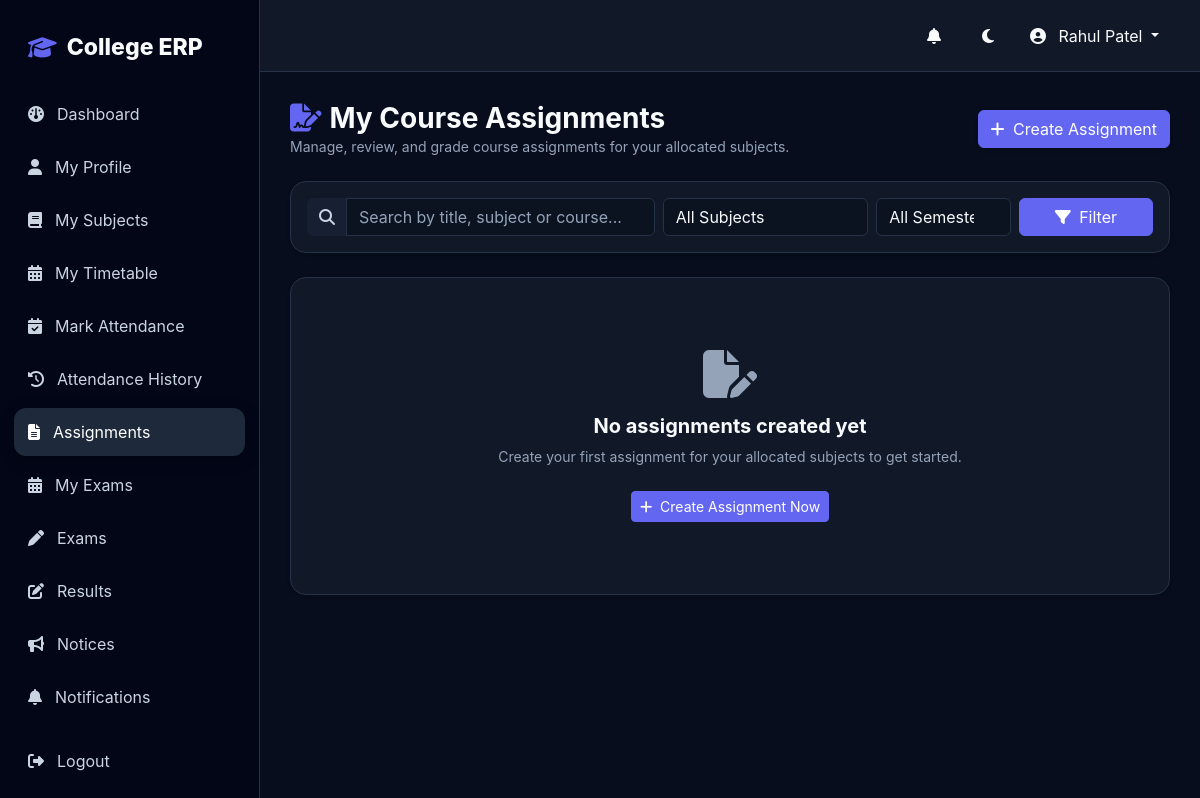
/assignments/faculty-assignments/ (signed in), run on an earlier commit of the app's database.
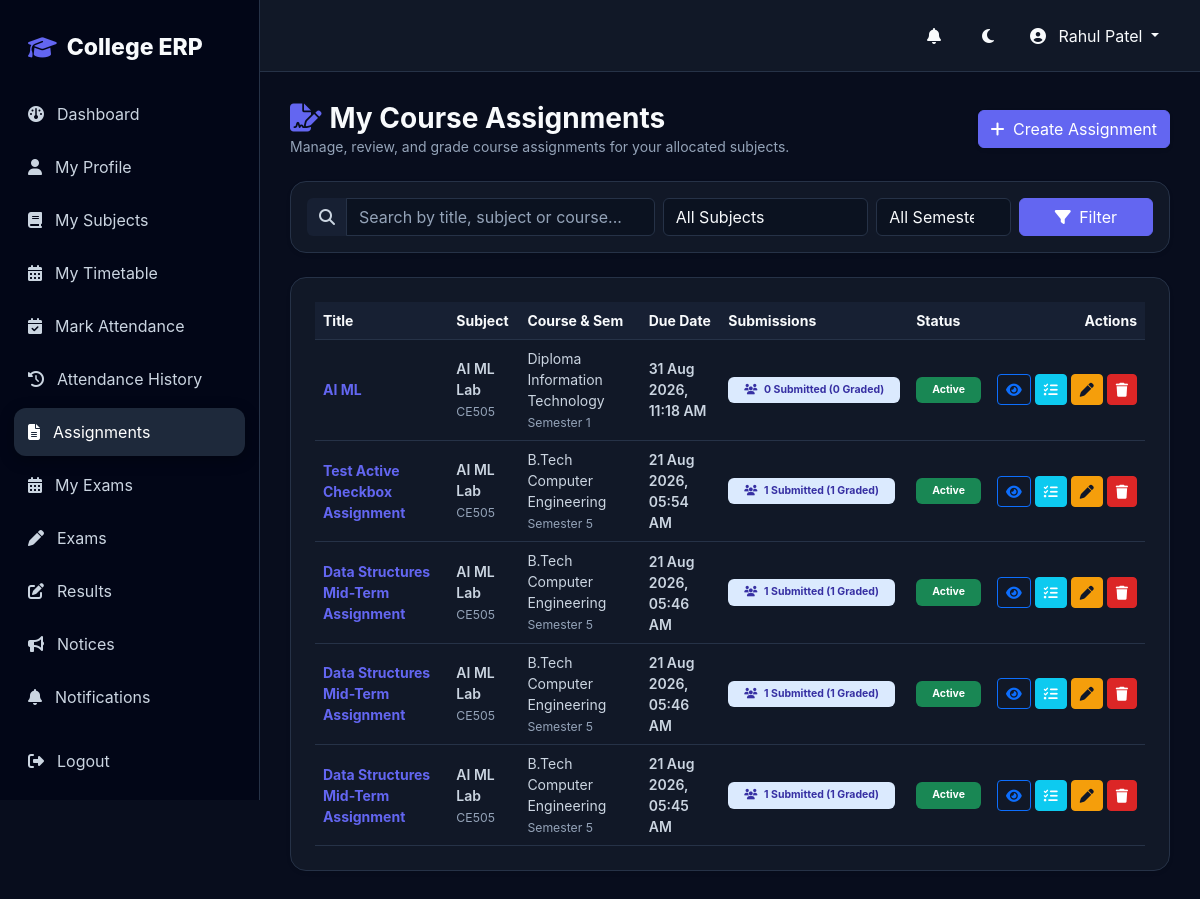
And on a later commit of the database.
### assignments/models.py (models this page shows, shortened)
class Assignment(models.Model):
    title = models.CharField(max_length=200)
    description = models.TextField(blank=True)
    subject = models.ForeignKey(
        "academics.Subject",
        on_delete=models.PROTECT,
        related_name="assignments"
    )
    faculty = models.ForeignKey(
        "faculty.Faculty",
        on_delete=models.PROTECT,
        related_name="assignments"
    )
    course = models.ForeignKey(
        "academics.Course",
        on_delete=models.PROTECT,
        related_name="assignments"
    )
    semester = models.ForeignKey(
        "academics.Semester",
        on_delete=models.PROTECT,
        related_name="assignments"
    )
    academic_year = models.ForeignKey(
        "academics.AcademicYear",
        on_delete=models.PROTECT,
        related_name="assignments"
    )
    attachment = models.FileField(
        upload_to="assignments/",
        blank=True,
        null=True
    )
    assigned_date = models.DateField(default=timezone.now)
    due_date = models.DateTimeField()
    max_marks = models.DecimalField(
        max_digits=6,
        decimal_places=2,
        default=100.00
    )
    is_active = models.BooleanField(default=True)
    created_at = models.DateTimeField(auto_now_add=True)
    updated_at = models.DateTimeField(auto_now=True)
    class Meta:
        ordering = ["-due_date", "-created_at"]
    @property
    def is_overdue(self):
        return timezone.now() > self.due_date

### academics/models.py (models this page shows, shortened)
class Subject(models.Model):
    SUBJECT_TYPES = [
        ("THEORY", "Theory"),
        ("PRACTICAL", "Practical"),
        ("LAB", "Lab"),
    ]
    course = models.ForeignKey(
        Course,
        on_delete=models.CASCADE,
        related_name="subjects"
    )
    semester = models.ForeignKey(
        Semester,
        on_delete=models.CASCADE,
        related_name="subjects"
    )
    name = models.CharField(max_length=150)
    code = models.CharField(max_length=30, unique=True)
    credits = models.PositiveIntegerField(default=3)
    subject_type = models.CharField(
        max_length=20,
        choices=SUBJECT_TYPES,
        default="THEORY"
    )
    is_active = models.BooleanField(default=True)
    class Meta:
        ordering = ["name"]

class Course(models.Model):
    department = models.ForeignKey(
        Department,
        on_delete=models.CASCADE,
        related_name="courses"
    )
    name = models.CharField(max_length=150)
    code = models.CharField(max_length=30, unique=True)
    duration_years = models.PositiveIntegerField(default=4)
    description = models.TextField(blank=True)
    is_active = models.BooleanField(default=True)
    class Meta:
        ordering = ["name"]

class Semester(models.Model):
    name = models.CharField(max_length=50)
    number = models.PositiveIntegerField()
    is_active = models.BooleanField(default=False)
    class Meta:
        ordering = ["number"]

### assignments/views.py (the view)
# urls.py: path("faculty-assignments/", faculty_assignments, name="faculty_assignments"),
@login_required
def faculty_assignments(request):
    role, is_admin, faculty, student = get_user_role_and_profiles(request.user)
    if not faculty and not is_admin:
        messages.error(request, "Faculty profile not found.")
        return redirect("dashboard")
    if faculty and not is_admin:
        assignments_qs = Assignment.objects.filter(faculty=faculty).select_related("subject", "course", "semester", "academic_year")
    else:
        assignments_qs = Assignment.objects.all().select_related("subject", "faculty", "course", "semester", "academic_year")
    q = request.GET.get("q", "").strip()
    if q:
        assignments_qs = assignments_qs.filter(
            Q(title__icontains=q) | Q(subject__name__icontains=q) | Q(course__name__icontains=q)
        )
    subject_id = request.GET.get("subject", "").strip()
    if subject_id.isdigit():
        assignments_qs = assignments_qs.filter(subject_id=int(subject_id))
    semester_id = request.GET.get("semester", "").strip()
    if semester_id.isdigit():
        assignments_qs = assignments_qs.filter(semester_id=int(semester_id))
    assignments_qs = assignments_qs.annotate(
        total_submissions=Count("submissions"),
        graded_submissions=Count("submissions", filter=Q(submissions__status="GRADED"))
    ).order_by("-due_date", "-created_at")
    paginator = Paginator(assignments_qs, 10)
    page_number = request.GET.get("page")
    page_obj = paginator.get_page(page_number)
    if faculty and not is_admin:
        assigned_subject_ids = FacultySubjectAssignment.objects.filter(faculty=faculty, is_active=True).values_list("subject_id", flat=True)
        subjects = Subject.objects.filter(id__in=assigned_subject_ids, is_active=True)
    else:
        subjects = Subject.objects.filter(is_active=True)
    semesters = Semester.objects.filter(is_active=True)
    context = {
        "faculty": faculty,
        "is_admin": is_admin,
        "page_obj": page_obj,
        "subjects": subjects,
        "semesters": semesters,
        "q": q,
        "selected_subject": subject_id,
        "selected_semester": semester_id,
    }
    return render(request, "assignments/faculty_assignments.html", context)

### assignments/views.py (called while the page is built)
def get_user_role_and_profiles(user):
    is_admin = user.is_superuser or user.is_staff or (hasattr(user, "profile") and user.profile.role == "ADMIN")
    faculty = Faculty.objects.filter(user=user, is_active=True).first()
    student = Student.objects.filter(user=user, is_active=True).first()
    if is_admin:
        role = "ADMIN"
    elif faculty:
        role = "FACULTY"
    elif student:
        role = "STUDENT"
    else:
        role = "STUDENT"
    return role, is_admin, faculty, student

### notifications/context_processors.py (called while the page is built)
def unread_notifications(request):
    if request.user.is_authenticated:
        count = Notification.objects.filter(recipient=request.user, is_read=False).count()
        return {"unread_notifications_count": count}
    return {"unread_notifications_count": 0}

### templates/assignments/faculty_assignments.html (shortened to what the changed rows need)
{% extends "base.html" %}
{% block content %}
<div class="container-fluid p-0">
    <div class="d-flex flex-column flex-md-row justify-content-between align-items-md-center mb-4 gap-3">
        <div>
            <h1 class="h3 fw-bold m-0"><i class="fa-solid fa-file-signature text-primary me-2"></i>My Course Assignments</h1>
        </div>
    </div>
    <div class="card border-0 shadow-sm rounded-4 p-4" style="background: var(--surface);">
        {% if page_obj %}
        <div class="table-responsive">
            <table class="table table-hover align-middle m-0 small">
                <thead>
                    <tr>
                        <th>Title</th>
                        <th>Subject</th>
                        <th>Course & Sem</th>
                        <th>Due Date</th>
                        <th>Submissions</th>
                        <th>Status</th>
                        <th class="text-end">Actions</th>
                    </tr>
                </thead>
                <tbody>
                    {% for a in page_obj %}
                    <tr>
                        <td>
                            <a href="{% url 'assignment_detail' a.pk %}" class="fw-bold text-primary text-decoration-none">{{ a.title }}</a>
                        </td>
                        <td>
                            <div class="fw-semibold">{{ a.subject.name }}</div>
                            <small class="text-muted">{{ a.subject.code }}</small>
                        </td>
                        <td>
                            <div>{{ a.course.name }}</div>
                            <small class="text-muted">Semester {{ a.semester.number }}</small>
                        </td>
                        <td>
                            <div class="fw-semibold {% if a.is_overdue %}text-danger{% endif %}">{{ a.due_date|date:"d M Y, h:i A" }}</div>
                        </td>
                        <td>
                            <a href="{% url 'submission_list' a.pk %}" class="badge bg-primary-subtle text-primary p-2 px-3 text-decoration-none" title="View Submissions">
                                <i class="fa-solid fa-users me-1"></i> {{ a.total_submissions }} Submitted ({{ a.graded_submissions }} Graded)
                            </a>
                        </td>
                        <td>
                            {% if not a.is_active %}
                            <span class="badge bg-danger p-2 px-3">Inactive</span>
                            {% elif a.is_overdue %}
                            <span class="badge bg-warning text-dark p-2 px-3">Overdue</span>
                            {% else %}
                            <span class="badge bg-success p-2 px-3">Active</span>
                            {% endif %}
                        </td>
                        <td class="text-end">
                            <div class="d-inline-flex gap-1">
                                <a href="{% url 'assignment_detail' a.pk %}" class="btn btn-sm btn-outline-primary" title="View Details"><i class="fa-solid fa-eye"></i></a>
                                <a href="{% url 'submission_list' a.pk %}" class="btn btn-sm btn-info text-white" title="Submissions"><i class="fa-solid fa-list-check"></i></a>
                                <a href="{% url 'assignment_update' a.pk %}" class="btn btn-sm btn-warning" title="Edit Assignment"><i class="fa-solid fa-pen"></i></a>
                                <a href="{% url 'assignment_delete' a.pk %}" class="btn btn-sm btn-danger" title="Delete Assignment"><i class="fa-solid fa-trash"></i></a>
                            </div>
                        </td>
                    </tr>
                    {% endfor %}
                </tbody>
            </table>
        </div>
        {% else %}
        <div class="text-center py-5">
            <i class="fa-solid fa-file-pen fa-3x text-muted mb-3"></i>
            <h5 class="fw-bold">No assignments created yet</h5>
            <p class="text-muted small">Create your first assignment for your allocated subjects to get started.</p>
            <a href="{% url 'assignment_create' %}" class="btn btn-primary btn-sm mt-2"><i class="fa-solid fa-plus me-1"></i> Create Assignment Now</a>
        </div>
        {% endif %}
    </div>
</div>
{% endblock %}

What changed in the data, as far as the page shows it:
added Assignment: title "AI ML", subject.name "AI ML Lab", subject.code "CE505", course.name "Diploma Information Technology", semester.number "1", due_date "31 Aug 2026, 11:18 AM", total_submissions "0", graded_submissions "0", is_active "Active"
added Assignment: title "Test Active Checkbox Assignment", subject.name "AI ML Lab", subject.code "CE505", course.name "B.Tech Computer Engineering", semester.number "5", due_date "21 Aug 2026, 05:54 AM", total_submissions "1", graded_submissions "1", is_active "Active"
added Assignment: title "Data Structures Mid-Term Assignment", subject.name "AI ML Lab", subject.code "CE505", course.name "B.Tech Computer Engineering", semester.number "5", due_date "21 Aug 2026, 05:46 AM", total_submissions "1", graded_submissions "1", is_active "Active"
added Assignment: title "Data Structures Mid-Term Assignment", subject.name "AI ML Lab", subject.code "CE505", course.name "B.Tech Computer Engineering", semester.number "5", due_date "21 Aug 2026, 05:46 AM", total_submissions "1", graded_submissions "1", is_active "Active"
added Assignment: title "Data Structures Mid-Term Assignment", subject.name "AI ML Lab", subject.code "CE505", course.name "B.Tech Computer Engineering", semester.number "5", due_date "21 Aug 2026, 05:45 AM", total_submissions "1", graded_submissions "1", is_active "Active"
Also different on the page:
text no longer shown: "No assignments created yet Create your first assignment for your allocated subjects to get started. Create Assignment Now"
text now shown: "Title Subject Course & Sem Due Date Submissions Status Actions"
